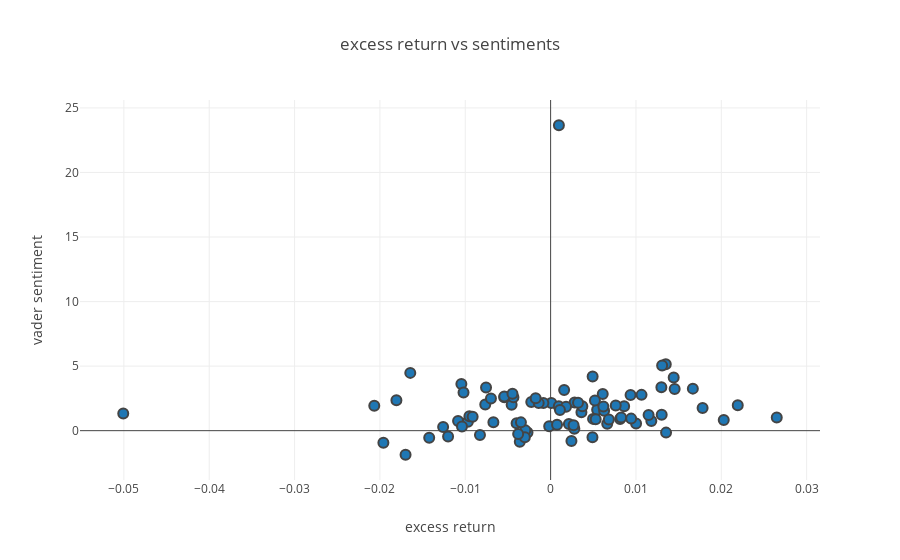

Here is the notebook cell this chart was saved with:
### Code cell
print('GOOGL')
print(alpha_sent_stat_analysis(r_GOOGL_table))
plot_alpha_corr_vader(r_GOOGL_table)
